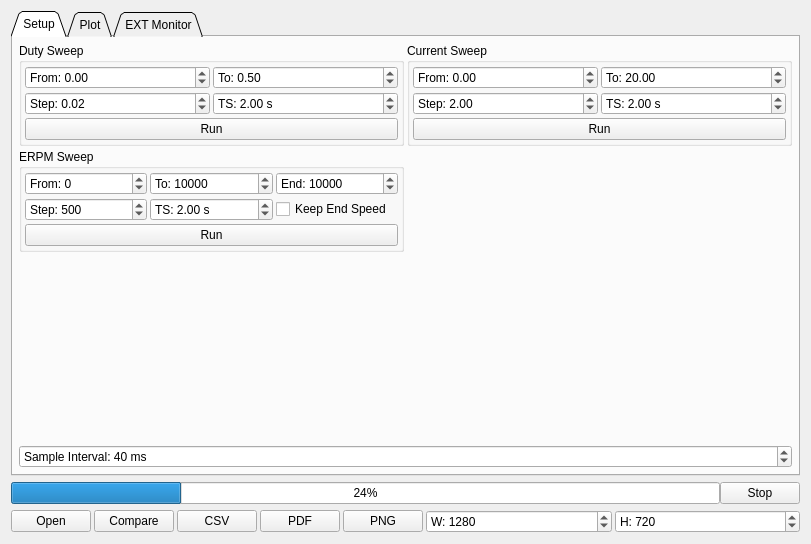
<?xml version="1.0" encoding="UTF-8"?>
<ui version="4.0">
 <class>PageExperiments</class>
 <widget class="QWidget" name="PageExperiments">
  <property name="geometry">
   <rect>
    <x>0</x>
    <y>0</y>
    <width>811</width>
    <height>544</height>
   </rect>
  </property>
  <property name="windowTitle">
   <string>Form</string>
  </property>
  <layout class="QVBoxLayout" name="verticalLayout_2">
   <item>
    <widget class="QTabWidget" name="tabWidget">
     <property name="tabPosition">
      <enum>QTabWidget::North</enum>
     </property>
     <property name="tabShape">
      <enum>QTabWidget::Triangular</enum>
     </property>
     <property name="currentIndex">
      <number>0</number>
     </property>
     <widget class="QWidget" name="tab">
      <attribute name="title">
       <string>Setup</string>
      </attribute>
      <layout class="QGridLayout" name="gridLayout_4">
       <property name="leftMargin">
        <number>6</number>
       </property>
       <property name="topMargin">
        <number>6</number>
       </property>
       <property name="rightMargin">
        <number>6</number>
       </property>
       <property name="bottomMargin">
        <number>6</number>
       </property>
       <property name="spacing">
        <number>3</number>
       </property>
       <item row="3" column="0">
        <spacer name="verticalSpacer">
         <property name="orientation">
          <enum>Qt::Vertical</enum>
         </property>
         <property name="sizeHint" stdset="0">
          <size>
           <width>20</width>
           <height>40</height>
          </size>
         </property>
        </spacer>
       </item>
       <item row="0" column="1">
        <widget class="QGroupBox" name="groupBox_2">
         <property name="title">
          <string>Current Sweep</string>
         </property>
         <layout class="QGridLayout" name="gridLayout_2">
          <property name="leftMargin">
           <number>3</number>
          </property>
          <property name="topMargin">
           <number>3</number>
          </property>
          <property name="rightMargin">
           <number>3</number>
          </property>
          <property name="bottomMargin">
           <number>3</number>
          </property>
          <property name="spacing">
           <number>3</number>
          </property>
          <item row="0" column="0">
           <widget class="QDoubleSpinBox" name="currentFromBox">
            <property name="prefix">
             <string>From: </string>
            </property>
            <property name="minimum">
             <double>-1000.000000000000000</double>
            </property>
            <property name="maximum">
             <double>1000.000000000000000</double>
            </property>
            <property name="singleStep">
             <double>1.000000000000000</double>
            </property>
           </widget>
          </item>
          <item row="0" column="1">
           <widget class="QDoubleSpinBox" name="currentToBox">
            <property name="prefix">
             <string>To: </string>
            </property>
            <property name="minimum">
             <double>-1000.000000000000000</double>
            </property>
            <property name="maximum">
             <double>1000.000000000000000</double>
            </property>
            <property name="singleStep">
             <double>1.000000000000000</double>
            </property>
            <property name="value">
             <double>20.000000000000000</double>
            </property>
           </widget>
          </item>
          <item row="1" column="0">
           <widget class="QDoubleSpinBox" name="currentStepBox">
            <property name="prefix">
             <string>Step: </string>
            </property>
            <property name="maximum">
             <double>1000.000000000000000</double>
            </property>
            <property name="value">
             <double>2.000000000000000</double>
            </property>
           </widget>
          </item>
          <item row="1" column="1">
           <widget class="QDoubleSpinBox" name="currentStepTimeBox">
            <property name="prefix">
             <string>TS: </string>
            </property>
            <property name="suffix">
             <string> s</string>
            </property>
            <property name="maximum">
             <double>1000.000000000000000</double>
            </property>
            <property name="value">
             <double>2.000000000000000</double>
            </property>
           </widget>
          </item>
          <item row="2" column="0" colspan="2">
           <widget class="QPushButton" name="currentRunButton">
            <property name="text">
             <string>Run</string>
            </property>
            <property name="icon">
             <iconset resource="../res.qrc">
              <normaloff>:/res/icons/Circled Play-96.png</normaloff>:/res/icons/Circled Play-96.png</iconset>
            </property>
           </widget>
          </item>
         </layout>
        </widget>
       </item>
       <item row="4" column="0" colspan="2">
        <widget class="QSpinBox" name="sampleIntervalBox">
         <property name="suffix">
          <string> ms</string>
         </property>
         <property name="prefix">
          <string>Sample Interval: </string>
         </property>
         <property name="minimum">
          <number>5</number>
         </property>
         <property name="maximum">
          <number>50000</number>
         </property>
         <property name="value">
          <number>40</number>
         </property>
        </widget>
       </item>
       <item row="0" column="0">
        <widget class="QGroupBox" name="groupBox">
         <property name="title">
          <string>Duty Sweep</string>
         </property>
         <layout class="QGridLayout" name="gridLayout">
          <property name="leftMargin">
           <number>3</number>
          </property>
          <property name="topMargin">
           <number>3</number>
          </property>
          <property name="rightMargin">
           <number>3</number>
          </property>
          <property name="bottomMargin">
           <number>3</number>
          </property>
          <property name="spacing">
           <number>3</number>
          </property>
          <item row="0" column="0">
           <widget class="QDoubleSpinBox" name="dutyFromBox">
            <property name="prefix">
             <string>From: </string>
            </property>
            <property name="minimum">
             <double>-1.000000000000000</double>
            </property>
            <property name="maximum">
             <double>1.000000000000000</double>
            </property>
            <property name="singleStep">
             <double>0.010000000000000</double>
            </property>
           </widget>
          </item>
          <item row="0" column="1">
           <widget class="QDoubleSpinBox" name="dutyToBox">
            <property name="prefix">
             <string>To: </string>
            </property>
            <property name="minimum">
             <double>-1.000000000000000</double>
            </property>
            <property name="maximum">
             <double>1.000000000000000</double>
            </property>
            <property name="singleStep">
             <double>0.010000000000000</double>
            </property>
            <property name="value">
             <double>0.500000000000000</double>
            </property>
           </widget>
          </item>
          <item row="1" column="0">
           <widget class="QDoubleSpinBox" name="dutyStepBox">
            <property name="prefix">
             <string>Step: </string>
            </property>
            <property name="value">
             <double>0.020000000000000</double>
            </property>
           </widget>
          </item>
          <item row="1" column="1">
           <widget class="QDoubleSpinBox" name="dutyStepTimeBox">
            <property name="prefix">
             <string>TS: </string>
            </property>
            <property name="suffix">
             <string> s</string>
            </property>
            <property name="maximum">
             <double>1000.000000000000000</double>
            </property>
            <property name="value">
             <double>2.000000000000000</double>
            </property>
           </widget>
          </item>
          <item row="2" column="0" colspan="2">
           <widget class="QPushButton" name="dutyRunButton">
            <property name="text">
             <string>Run</string>
            </property>
            <property name="icon">
             <iconset resource="../res.qrc">
              <normaloff>:/res/icons/Circled Play-96.png</normaloff>:/res/icons/Circled Play-96.png</iconset>
            </property>
           </widget>
          </item>
         </layout>
        </widget>
       </item>
       <item row="2" column="0">
        <widget class="QGroupBox" name="groupBox_3">
         <property name="title">
          <string>ERPM Sweep</string>
         </property>
         <layout class="QGridLayout" name="gridLayout_3">
          <property name="leftMargin">
           <number>3</number>
          </property>
          <property name="topMargin">
           <number>3</number>
          </property>
          <property name="rightMargin">
           <number>3</number>
          </property>
          <property name="bottomMargin">
           <number>3</number>
          </property>
          <property name="spacing">
           <number>3</number>
          </property>
          <item row="0" column="1">
           <widget class="QDoubleSpinBox" name="rpmToBox">
            <property name="prefix">
             <string>To: </string>
            </property>
            <property name="decimals">
             <number>0</number>
            </property>
            <property name="minimum">
             <double>-500000.000000000000000</double>
            </property>
            <property name="maximum">
             <double>500000.000000000000000</double>
            </property>
            <property name="singleStep">
             <double>100.000000000000000</double>
            </property>
            <property name="value">
             <double>10000.000000000000000</double>
            </property>
           </widget>
          </item>
          <item row="1" column="0">
           <widget class="QDoubleSpinBox" name="rpmStepBox">
            <property name="prefix">
             <string>Step: </string>
            </property>
            <property name="decimals">
             <number>0</number>
            </property>
            <property name="maximum">
             <double>500000.000000000000000</double>
            </property>
            <property name="singleStep">
             <double>10.000000000000000</double>
            </property>
            <property name="value">
             <double>500.000000000000000</double>
            </property>
           </widget>
          </item>
          <item row="0" column="0">
           <widget class="QDoubleSpinBox" name="rpmFromBox">
            <property name="prefix">
             <string>From: </string>
            </property>
            <property name="decimals">
             <number>0</number>
            </property>
            <property name="minimum">
             <double>-500000.000000000000000</double>
            </property>
            <property name="maximum">
             <double>500000.000000000000000</double>
            </property>
            <property name="singleStep">
             <double>100.000000000000000</double>
            </property>
           </widget>
          </item>
          <item row="1" column="1">
           <widget class="QDoubleSpinBox" name="rpmStepTimeBox">
            <property name="prefix">
             <string>TS: </string>
            </property>
            <property name="suffix">
             <string> s</string>
            </property>
            <property name="maximum">
             <double>1000.000000000000000</double>
            </property>
            <property name="value">
             <double>2.000000000000000</double>
            </property>
           </widget>
          </item>
          <item row="2" column="0" colspan="3">
           <widget class="QPushButton" name="rpmRunButton">
            <property name="text">
             <string>Run</string>
            </property>
            <property name="icon">
             <iconset resource="../res.qrc">
              <normaloff>:/res/icons/Circled Play-96.png</normaloff>:/res/icons/Circled Play-96.png</iconset>
            </property>
           </widget>
          </item>
          <item row="0" column="2">
           <widget class="QDoubleSpinBox" name="rpmEndBox">
            <property name="prefix">
             <string>End: </string>
            </property>
            <property name="suffix">
             <string/>
            </property>
            <property name="decimals">
             <number>0</number>
            </property>
            <property name="minimum">
             <double>-500000.000000000000000</double>
            </property>
            <property name="maximum">
             <double>500000.000000000000000</double>
            </property>
            <property name="singleStep">
             <double>100.000000000000000</double>
            </property>
            <property name="value">
             <double>10000.000000000000000</double>
            </property>
           </widget>
          </item>
          <item row="1" column="2">
           <widget class="QCheckBox" name="keepRPMcheckBox">
            <property name="text">
             <string>Keep End Speed</string>
            </property>
            <property name="checked">
             <bool>false</bool>
            </property>
           </widget>
          </item>
         </layout>
        </widget>
       </item>
      </layout>
     </widget>
     <widget class="QWidget" name="tab_2">
      <attribute name="title">
       <string>Plot</string>
      </attribute>
      <layout class="QHBoxLayout" name="horizontalLayout_5">
       <property name="spacing">
        <number>3</number>
       </property>
       <property name="leftMargin">
        <number>6</number>
       </property>
       <property name="topMargin">
        <number>6</number>
       </property>
       <property name="rightMargin">
        <number>6</number>
       </property>
       <property name="bottomMargin">
        <number>6</number>
       </property>
       <item>
        <layout class="QVBoxLayout" name="verticalLayout_5">
         <property name="spacing">
          <number>2</number>
         </property>
         <item>
          <layout class="QHBoxLayout" name="horizontalLayout_3">
           <property name="spacing">
            <number>2</number>
           </property>
           <item>
            <widget class="QLineEdit" name="titleEdit">
             <property name="text">
              <string>Graph Title</string>
             </property>
            </widget>
           </item>
           <item>
            <widget class="QLineEdit" name="compAEdit">
             <property name="text">
              <string>A</string>
             </property>
            </widget>
           </item>
           <item>
            <widget class="QLineEdit" name="compBEdit">
             <property name="text">
              <string>B</string>
             </property>
            </widget>
           </item>
          </layout>
         </item>
         <item>
          <widget class="QCustomPlot" name="plot" native="true">
           <property name="sizePolicy">
            <sizepolicy hsizetype="Preferred" vsizetype="MinimumExpanding">
             <horstretch>0</horstretch>
             <verstretch>0</verstretch>
            </sizepolicy>
           </property>
          </widget>
         </item>
        </layout>
       </item>
       <item>
        <widget class="QFrame" name="buttonFrame">
         <property name="sizePolicy">
          <sizepolicy hsizetype="Fixed" vsizetype="Preferred">
           <horstretch>0</horstretch>
           <verstretch>0</verstretch>
          </sizepolicy>
         </property>
         <property name="frameShape">
          <enum>QFrame::StyledPanel</enum>
         </property>
         <property name="frameShadow">
          <enum>QFrame::Plain</enum>
         </property>
         <layout class="QVBoxLayout" name="verticalLayout_3">
          <property name="spacing">
           <number>3</number>
          </property>
          <property name="leftMargin">
           <number>2</number>
          </property>
          <property name="topMargin">
           <number>2</number>
          </property>
          <property name="rightMargin">
           <number>2</number>
          </property>
          <property name="bottomMargin">
           <number>2</number>
          </property>
          <item>
           <widget class="QToolButton" name="autoscaleButton">
            <property name="sizePolicy">
             <sizepolicy hsizetype="Fixed" vsizetype="Fixed">
              <horstretch>0</horstretch>
              <verstretch>0</verstretch>
             </sizepolicy>
            </property>
            <property name="font">
             <font>
              <pointsize>3</pointsize>
             </font>
            </property>
            <property name="toolTip">
             <string>Autoscale plots with incoming samples</string>
            </property>
            <property name="text">
             <string/>
            </property>
            <property name="icon">
             <iconset resource="../res.qrc">
              <normaloff>:/res/icons/size_off.png</normaloff>
              <normalon>:/res/icons/size_on.png</normalon>:/res/icons/size_off.png</iconset>
            </property>
            <property name="iconSize">
             <size>
              <width>20</width>
              <height>20</height>
             </size>
            </property>
            <property name="checkable">
             <bool>true</bool>
            </property>
            <property name="checked">
             <bool>true</bool>
            </property>
           </widget>
          </item>
          <item>
           <widget class="QToolButton" name="zoomHButton">
            <property name="sizePolicy">
             <sizepolicy hsizetype="Fixed" vsizetype="Fixed">
              <horstretch>0</horstretch>
              <verstretch>0</verstretch>
             </sizepolicy>
            </property>
            <property name="font">
             <font>
              <pointsize>3</pointsize>
             </font>
            </property>
            <property name="toolTip">
             <string>Enable horizontal zoom</string>
            </property>
            <property name="text">
             <string/>
            </property>
            <property name="icon">
             <iconset resource="../res.qrc">
              <normaloff>:/res/icons/expand_off.png</normaloff>
              <normalon>:/res/icons/expand_on.png</normalon>:/res/icons/expand_off.png</iconset>
            </property>
            <property name="iconSize">
             <size>
              <width>20</width>
              <height>20</height>
             </size>
            </property>
            <property name="checkable">
             <bool>true</bool>
            </property>
            <property name="checked">
             <bool>true</bool>
            </property>
           </widget>
          </item>
          <item>
           <widget class="QToolButton" name="zoomVButton">
            <property name="sizePolicy">
             <sizepolicy hsizetype="Fixed" vsizetype="Fixed">
              <horstretch>0</horstretch>
              <verstretch>0</verstretch>
             </sizepolicy>
            </property>
            <property name="font">
             <font>
              <pointsize>3</pointsize>
             </font>
            </property>
            <property name="toolTip">
             <string>Enable vertical zoom</string>
            </property>
            <property name="text">
             <string/>
            </property>
            <property name="icon">
             <iconset resource="../res.qrc">
              <normaloff>:/res/icons/expand_v_off.png</normaloff>
              <normalon>:/res/icons/expand_v_on.png</normalon>:/res/icons/expand_v_off.png</iconset>
            </property>
            <property name="iconSize">
             <size>
              <width>20</width>
              <height>20</height>
             </size>
            </property>
            <property name="checkable">
             <bool>true</bool>
            </property>
            <property name="checked">
             <bool>true</bool>
            </property>
           </widget>
          </item>
          <item>
           <widget class="QToolButton" name="rescaleButton">
            <property name="toolTip">
             <string>Rescale plots to fit</string>
            </property>
            <property name="text">
             <string/>
            </property>
            <property name="icon">
             <iconset resource="../res.qrc">
              <normaloff>:/res/icons/size_off.png</normaloff>:/res/icons/size_off.png</iconset>
            </property>
            <property name="iconSize">
             <size>
              <width>20</width>
              <height>20</height>
             </size>
            </property>
           </widget>
          </item>
          <item>
           <spacer name="verticalSpacer_2">
            <property name="orientation">
             <enum>Qt::Vertical</enum>
            </property>
            <property name="sizeHint" stdset="0">
             <size>
              <width>20</width>
              <height>40</height>
             </size>
            </property>
           </spacer>
          </item>
          <item>
           <widget class="QToolButton" name="showPowerButton">
            <property name="sizePolicy">
             <sizepolicy hsizetype="Minimum" vsizetype="Fixed">
              <horstretch>0</horstretch>
              <verstretch>0</verstretch>
             </sizepolicy>
            </property>
            <property name="toolTip">
             <string>Show power</string>
            </property>
            <property name="text">
             <string>P</string>
            </property>
            <property name="checkable">
             <bool>true</bool>
            </property>
            <property name="checked">
             <bool>true</bool>
            </property>
           </widget>
          </item>
          <item>
           <widget class="QToolButton" name="showDutyButton">
            <property name="sizePolicy">
             <sizepolicy hsizetype="Minimum" vsizetype="Fixed">
              <horstretch>0</horstretch>
              <verstretch>0</verstretch>
             </sizepolicy>
            </property>
            <property name="toolTip">
             <string>Show duty cycle</string>
            </property>
            <property name="text">
             <string>D</string>
            </property>
            <property name="checkable">
             <bool>true</bool>
            </property>
            <property name="checked">
             <bool>true</bool>
            </property>
           </widget>
          </item>
          <item>
           <widget class="QToolButton" name="showTempMotorButton">
            <property name="sizePolicy">
             <sizepolicy hsizetype="Minimum" vsizetype="Fixed">
              <horstretch>0</horstretch>
              <verstretch>0</verstretch>
             </sizepolicy>
            </property>
            <property name="toolTip">
             <string>Show motor temperature</string>
            </property>
            <property name="text">
             <string>TM</string>
            </property>
            <property name="checkable">
             <bool>true</bool>
            </property>
            <property name="checked">
             <bool>true</bool>
            </property>
           </widget>
          </item>
          <item>
           <widget class="QToolButton" name="showTempFetButton">
            <property name="sizePolicy">
             <sizepolicy hsizetype="Minimum" vsizetype="Fixed">
              <horstretch>0</horstretch>
              <verstretch>0</verstretch>
             </sizepolicy>
            </property>
            <property name="toolTip">
             <string>Show MOSFET temperature</string>
            </property>
            <property name="text">
             <string>TF</string>
            </property>
            <property name="checkable">
             <bool>true</bool>
            </property>
            <property name="checked">
             <bool>true</bool>
            </property>
           </widget>
          </item>
          <item>
           <widget class="QToolButton" name="showTempFetIndButton">
            <property name="sizePolicy">
             <sizepolicy hsizetype="Minimum" vsizetype="Fixed">
              <horstretch>0</horstretch>
              <verstretch>0</verstretch>
             </sizepolicy>
            </property>
            <property name="toolTip">
             <string>Show individual MOSFET temperatures</string>
            </property>
            <property name="text">
             <string>TFI</string>
            </property>
            <property name="checkable">
             <bool>true</bool>
            </property>
           </widget>
          </item>
          <item>
           <widget class="QToolButton" name="showVoltageButton">
            <property name="sizePolicy">
             <sizepolicy hsizetype="Minimum" vsizetype="Fixed">
              <horstretch>0</horstretch>
              <verstretch>0</verstretch>
             </sizepolicy>
            </property>
            <property name="toolTip">
             <string>Show input voltage</string>
            </property>
            <property name="text">
             <string>U</string>
            </property>
            <property name="checkable">
             <bool>true</bool>
            </property>
            <property name="checked">
             <bool>true</bool>
            </property>
           </widget>
          </item>
          <item>
           <widget class="QToolButton" name="showCurrentButton">
            <property name="sizePolicy">
             <sizepolicy hsizetype="Minimum" vsizetype="Fixed">
              <horstretch>0</horstretch>
              <verstretch>0</verstretch>
             </sizepolicy>
            </property>
            <property name="toolTip">
             <string>Show motor current</string>
            </property>
            <property name="text">
             <string>IM</string>
            </property>
            <property name="checkable">
             <bool>true</bool>
            </property>
            <property name="checked">
             <bool>true</bool>
            </property>
           </widget>
          </item>
          <item>
           <widget class="QToolButton" name="showCurrentInButton">
            <property name="sizePolicy">
             <sizepolicy hsizetype="Minimum" vsizetype="Fixed">
              <horstretch>0</horstretch>
              <verstretch>0</verstretch>
             </sizepolicy>
            </property>
            <property name="toolTip">
             <string>Show input current</string>
            </property>
            <property name="text">
             <string>II</string>
            </property>
            <property name="checkable">
             <bool>true</bool>
            </property>
            <property name="checked">
             <bool>true</bool>
            </property>
           </widget>
          </item>
         </layout>
        </widget>
       </item>
       <item>
        <widget class="QFrame" name="compareButtons">
         <property name="enabled">
          <bool>false</bool>
         </property>
         <property name="sizePolicy">
          <sizepolicy hsizetype="Fixed" vsizetype="Preferred">
           <horstretch>0</horstretch>
           <verstretch>0</verstretch>
          </sizepolicy>
         </property>
         <property name="frameShape">
          <enum>QFrame::StyledPanel</enum>
         </property>
         <property name="frameShadow">
          <enum>QFrame::Plain</enum>
         </property>
         <layout class="QVBoxLayout" name="verticalLayout_4">
          <property name="spacing">
           <number>3</number>
          </property>
          <property name="leftMargin">
           <number>2</number>
          </property>
          <property name="topMargin">
           <number>2</number>
          </property>
          <property name="rightMargin">
           <number>2</number>
          </property>
          <property name="bottomMargin">
           <number>2</number>
          </property>
          <item>
           <widget class="QToolButton" name="compCloseButton">
            <property name="sizePolicy">
             <sizepolicy hsizetype="Minimum" vsizetype="Fixed">
              <horstretch>0</horstretch>
              <verstretch>0</verstretch>
             </sizepolicy>
            </property>
            <property name="toolTip">
             <string>Close comparison graphs</string>
            </property>
            <property name="text">
             <string>X</string>
            </property>
           </widget>
          </item>
          <item>
           <spacer name="verticalSpacer_4">
            <property name="orientation">
             <enum>Qt::Vertical</enum>
            </property>
            <property name="sizeHint" stdset="0">
             <size>
              <width>20</width>
              <height>40</height>
             </size>
            </property>
           </spacer>
          </item>
          <item>
           <widget class="QToolButton" name="showCPowerButton">
            <property name="sizePolicy">
             <sizepolicy hsizetype="Minimum" vsizetype="Fixed">
              <horstretch>0</horstretch>
              <verstretch>0</verstretch>
             </sizepolicy>
            </property>
            <property name="toolTip">
             <string>Show power</string>
            </property>
            <property name="text">
             <string>P</string>
            </property>
            <property name="checkable">
             <bool>true</bool>
            </property>
            <property name="checked">
             <bool>true</bool>
            </property>
           </widget>
          </item>
          <item>
           <widget class="QToolButton" name="showCDutyButton">
            <property name="sizePolicy">
             <sizepolicy hsizetype="Minimum" vsizetype="Fixed">
              <horstretch>0</horstretch>
              <verstretch>0</verstretch>
             </sizepolicy>
            </property>
            <property name="toolTip">
             <string>Show duty cycle</string>
            </property>
            <property name="text">
             <string>D</string>
            </property>
            <property name="checkable">
             <bool>true</bool>
            </property>
            <property name="checked">
             <bool>true</bool>
            </property>
           </widget>
          </item>
          <item>
           <widget class="QToolButton" name="showCTempMotorButton">
            <property name="sizePolicy">
             <sizepolicy hsizetype="Minimum" vsizetype="Fixed">
              <horstretch>0</horstretch>
              <verstretch>0</verstretch>
             </sizepolicy>
            </property>
            <property name="toolTip">
             <string>Show motor temperature</string>
            </property>
            <property name="text">
             <string>TM</string>
            </property>
            <property name="checkable">
             <bool>true</bool>
            </property>
            <property name="checked">
             <bool>true</bool>
            </property>
           </widget>
          </item>
          <item>
           <widget class="QToolButton" name="showCTempFetButton">
            <property name="sizePolicy">
             <sizepolicy hsizetype="Minimum" vsizetype="Fixed">
              <horstretch>0</horstretch>
              <verstretch>0</verstretch>
             </sizepolicy>
            </property>
            <property name="toolTip">
             <string>Show MOSFET temperature</string>
            </property>
            <property name="text">
             <string>TF</string>
            </property>
            <property name="checkable">
             <bool>true</bool>
            </property>
            <property name="checked">
             <bool>true</bool>
            </property>
           </widget>
          </item>
          <item>
           <widget class="QToolButton" name="showCTempFetIndButton">
            <property name="sizePolicy">
             <sizepolicy hsizetype="Minimum" vsizetype="Fixed">
              <horstretch>0</horstretch>
              <verstretch>0</verstretch>
             </sizepolicy>
            </property>
            <property name="toolTip">
             <string>Show individual MOSFET temperatures</string>
            </property>
            <property name="text">
             <string>TFI</string>
            </property>
            <property name="checkable">
             <bool>true</bool>
            </property>
           </widget>
          </item>
          <item>
           <widget class="QToolButton" name="showCVoltageButton">
            <property name="sizePolicy">
             <sizepolicy hsizetype="Minimum" vsizetype="Fixed">
              <horstretch>0</horstretch>
              <verstretch>0</verstretch>
             </sizepolicy>
            </property>
            <property name="toolTip">
             <string>Show input voltage</string>
            </property>
            <property name="text">
             <string>U</string>
            </property>
            <property name="checkable">
             <bool>true</bool>
            </property>
            <property name="checked">
             <bool>true</bool>
            </property>
           </widget>
          </item>
          <item>
           <widget class="QToolButton" name="showCCurrentButton">
            <property name="sizePolicy">
             <sizepolicy hsizetype="Minimum" vsizetype="Fixed">
              <horstretch>0</horstretch>
              <verstretch>0</verstretch>
             </sizepolicy>
            </property>
            <property name="toolTip">
             <string>Show motor current</string>
            </property>
            <property name="text">
             <string>IM</string>
            </property>
            <property name="checkable">
             <bool>true</bool>
            </property>
            <property name="checked">
             <bool>true</bool>
            </property>
           </widget>
          </item>
          <item>
           <widget class="QToolButton" name="showCCurrentInButton">
            <property name="sizePolicy">
             <sizepolicy hsizetype="Minimum" vsizetype="Fixed">
              <horstretch>0</horstretch>
              <verstretch>0</verstretch>
             </sizepolicy>
            </property>
            <property name="toolTip">
             <string>Show input current</string>
            </property>
            <property name="text">
             <string>II</string>
            </property>
            <property name="checkable">
             <bool>true</bool>
            </property>
            <property name="checked">
             <bool>true</bool>
            </property>
           </widget>
          </item>
         </layout>
        </widget>
       </item>
      </layout>
     </widget>
     <widget class="QWidget" name="tab_3">
      <attribute name="title">
       <string>EXT Monitor</string>
      </attribute>
      <layout class="QVBoxLayout" name="verticalLayout">
       <property name="spacing">
        <number>3</number>
       </property>
       <property name="leftMargin">
        <number>6</number>
       </property>
       <property name="topMargin">
        <number>6</number>
       </property>
       <property name="rightMargin">
        <number>6</number>
       </property>
       <property name="bottomMargin">
        <number>6</number>
       </property>
       <item>
        <widget class="QGroupBox" name="groupBox_4">
         <property name="title">
          <string>Victron Energy</string>
         </property>
         <layout class="QHBoxLayout" name="horizontalLayout_4">
          <property name="spacing">
           <number>2</number>
          </property>
          <property name="leftMargin">
           <number>4</number>
          </property>
          <property name="topMargin">
           <number>4</number>
          </property>
          <property name="rightMargin">
           <number>4</number>
          </property>
          <property name="bottomMargin">
           <number>4</number>
          </property>
          <item>
           <widget class="QPushButton" name="victronRefreshButton">
            <property name="text">
             <string/>
            </property>
            <property name="icon">
             <iconset resource="../res.qrc">
              <normaloff>:/res/icons/Refresh-96.png</normaloff>:/res/icons/Refresh-96.png</iconset>
            </property>
           </widget>
          </item>
          <item>
           <widget class="QComboBox" name="victronPortBox">
            <property name="sizePolicy">
             <sizepolicy hsizetype="MinimumExpanding" vsizetype="Fixed">
              <horstretch>0</horstretch>
              <verstretch>0</verstretch>
             </sizepolicy>
            </property>
           </widget>
          </item>
          <item>
           <widget class="QPushButton" name="victronConnectButton">
            <property name="text">
             <string>Connect</string>
            </property>
            <property name="icon">
             <iconset resource="../res.qrc">
              <normaloff>:/res/icons/Connected-96.png</normaloff>:/res/icons/Connected-96.png</iconset>
            </property>
           </widget>
          </item>
          <item>
           <widget class="QPushButton" name="victronDisconnectButton">
            <property name="text">
             <string>Disconnect</string>
            </property>
            <property name="icon">
             <iconset resource="../res.qrc">
              <normaloff>:/res/icons/Disconnected-96.png</normaloff>:/res/icons/Disconnected-96.png</iconset>
            </property>
           </widget>
          </item>
         </layout>
        </widget>
       </item>
       <item>
        <spacer name="verticalSpacer_3">
         <property name="orientation">
          <enum>Qt::Vertical</enum>
         </property>
         <property name="sizeHint" stdset="0">
          <size>
           <width>20</width>
           <height>400</height>
          </size>
         </property>
        </spacer>
       </item>
       <item>
        <widget class="QLabel" name="extVoltageLabel">
         <property name="font">
          <font>
           <family>DejaVu Sans Mono</family>
           <pointsize>14</pointsize>
           <bold>true</bold>
          </font>
         </property>
         <property name="text">
          <string>Voltage:</string>
         </property>
        </widget>
       </item>
       <item>
        <widget class="QLabel" name="extCurrentLabel">
         <property name="font">
          <font>
           <family>DejaVu Sans Mono</family>
           <pointsize>14</pointsize>
           <bold>true</bold>
          </font>
         </property>
         <property name="text">
          <string>Current:</string>
         </property>
        </widget>
       </item>
      </layout>
     </widget>
    </widget>
   </item>
   <item>
    <layout class="QHBoxLayout" name="horizontalLayout_2">
     <property name="spacing">
      <number>0</number>
     </property>
     <item>
      <widget class="QProgressBar" name="progressBar">
       <property name="sizePolicy">
        <sizepolicy hsizetype="Expanding" vsizetype="Minimum">
         <horstretch>0</horstretch>
         <verstretch>0</verstretch>
        </sizepolicy>
       </property>
       <property name="value">
        <number>24</number>
       </property>
      </widget>
     </item>
     <item>
      <widget class="QPushButton" name="stopButton">
       <property name="text">
        <string>Stop</string>
       </property>
       <property name="icon">
        <iconset resource="../res.qrc">
         <normaloff>:/res/icons/Stop Sign-96.png</normaloff>:/res/icons/Stop Sign-96.png</iconset>
       </property>
       <property name="iconSize">
        <size>
         <width>25</width>
         <height>25</height>
        </size>
       </property>
      </widget>
     </item>
    </layout>
   </item>
   <item>
    <layout class="QHBoxLayout" name="horizontalLayout">
     <property name="spacing">
      <number>3</number>
     </property>
     <item>
      <widget class="QPushButton" name="openButton">
       <property name="text">
        <string>Open</string>
       </property>
       <property name="icon">
        <iconset resource="../res.qrc">
         <normaloff>:/res/icons/Open Folder-96.png</normaloff>:/res/icons/Open Folder-96.png</iconset>
       </property>
      </widget>
     </item>
     <item>
      <widget class="QPushButton" name="openCompButton">
       <property name="text">
        <string>Compare</string>
       </property>
       <property name="icon">
        <iconset resource="../res.qrc">
         <normaloff>:/res/icons/Open Folder-96.png</normaloff>:/res/icons/Open Folder-96.png</iconset>
       </property>
      </widget>
     </item>
     <item>
      <widget class="QPushButton" name="saveCsvButton">
       <property name="text">
        <string>CSV</string>
       </property>
       <property name="icon">
        <iconset resource="../res.qrc">
         <normaloff>:/res/icons/Save-96.png</normaloff>:/res/icons/Save-96.png</iconset>
       </property>
      </widget>
     </item>
     <item>
      <widget class="QPushButton" name="savePdfButton">
       <property name="text">
        <string>PDF</string>
       </property>
       <property name="icon">
        <iconset resource="../res.qrc">
         <normaloff>:/res/icons/Save-96.png</normaloff>:/res/icons/Save-96.png</iconset>
       </property>
      </widget>
     </item>
     <item>
      <widget class="QPushButton" name="savePngButton">
       <property name="text">
        <string>PNG</string>
       </property>
       <property name="icon">
        <iconset resource="../res.qrc">
         <normaloff>:/res/icons/Save-96.png</normaloff>:/res/icons/Save-96.png</iconset>
       </property>
      </widget>
     </item>
     <item>
      <widget class="QSpinBox" name="saveWidthBox">
       <property name="sizePolicy">
        <sizepolicy hsizetype="MinimumExpanding" vsizetype="Fixed">
         <horstretch>0</horstretch>
         <verstretch>0</verstretch>
        </sizepolicy>
       </property>
       <property name="prefix">
        <string>W: </string>
       </property>
       <property name="maximum">
        <number>9999</number>
       </property>
       <property name="value">
        <number>1280</number>
       </property>
      </widget>
     </item>
     <item>
      <widget class="QSpinBox" name="saveHeightBox">
       <property name="sizePolicy">
        <sizepolicy hsizetype="MinimumExpanding" vsizetype="Fixed">
         <horstretch>0</horstretch>
         <verstretch>0</verstretch>
        </sizepolicy>
       </property>
       <property name="prefix">
        <string>H: </string>
       </property>
       <property name="maximum">
        <number>9999</number>
       </property>
       <property name="value">
        <number>720</number>
       </property>
      </widget>
     </item>
    </layout>
   </item>
  </layout>
 </widget>
 <customwidgets>
  <customwidget>
   <class>QCustomPlot</class>
   <extends>QWidget</extends>
   <header>widgets/qcustomplot.h</header>
   <container>1</container>
  </customwidget>
 </customwidgets>
 <resources>
  <include location="../res.qrc"/>
 </resources>
 <connections/>
</ui>
